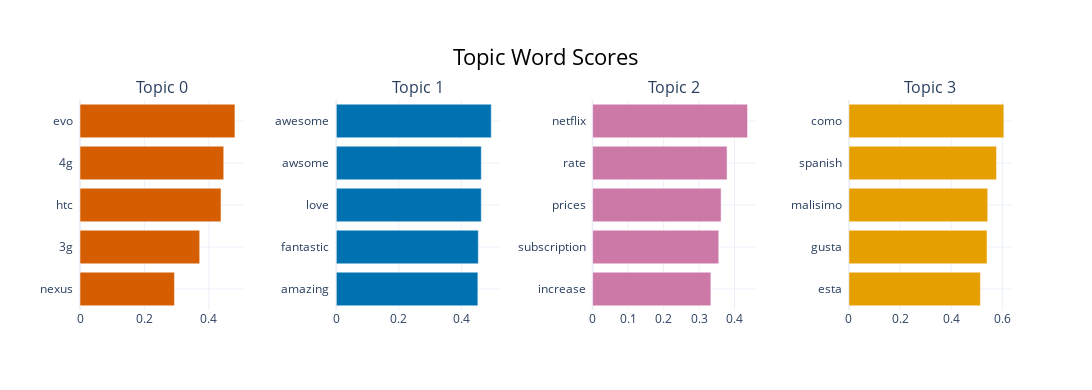

Source (notebook cell):
### Code cell
model.visualize_barchart(
    top_n_topics=10,
    width=300,
    height=300,
)

### Figure 1 — Plotly figure (JSON) as saved in the notebook; plotly's stock layout.template omitted (floating-point values rounded to 4 significant figures)
{"data": [{"marker": {"color": "#D55E00"}, "orientation": "h", "type": "bar", "x": [0.2931, 0.3715, 0.4376, 0.4461, 0.4808], "xaxis": "x", "y": ["nexus  ", "3g  ", "htc  ", "4g  ", "evo  "], "yaxis": "y"}, {"marker": {"color": "#0072B2"}, "orientation": "h", "type": "bar", "x": [0.4529, 0.4544, 0.4638, 0.4639, 0.4958], "xaxis": "x2", "y": ["amazing  ", "fantastic  ", "love  ", "awsome  ", "awesome  "], "yaxis": "y2"}, {"marker": {"color": "#CC79A7"}, "orientation": "h", "type": "bar", "x": [0.3333, 0.3555, 0.3622, 0.3789, 0.4367], "xaxis": "x3", "y": ["increase  ", "subscription  ", "prices  ", "rate  ", "netflix  "], "yaxis": "y3"}, {"marker": {"color": "#E69F00"}, "orientation": "h", "type": "bar", "x": [0.514, 0.5399, 0.5426, 0.5771, 0.6057], "xaxis": "x4", "y": ["esta  ", "gusta  ", "malisimo  ", "spanish  ", "como  "], "yaxis": "y4"}], "layout": {"annotations": [{"font": {"size": 16}, "showarrow": false, "text": "Topic 0", "x": 0.0875, "xanchor": "center", "xref": "paper", "y": 1, "yanchor": "bottom", "yref": "paper"}, {"font": {"size": 16}, "showarrow": false, "text": "Topic 1", "x": 0.3625, "xanchor": "center", "xref": "paper", "y": 1, "yanchor": "bottom", "yref": "paper"}, {"font": {"size": 16}, "showarrow": false, "text": "Topic 2", "x": 0.6375, "xanchor": "center", "xref": "paper", "y": 1, "yanchor": "bottom", "yref": "paper"}, {"font": {"size": 16}, "showarrow": false, "text": "Topic 3", "x": 0.9125, "xanchor": "center", "xref": "paper", "y": 1, "yanchor": "bottom", "yref": "paper"}], "height": 390, "hoverlabel": {"bgcolor": "white", "font": {"family": "Rockwell", "size": 16}}, "showlegend": false, "title": {"font": {"color": "Black", "size": 22}, "text": "Topic Word Scores", "x": 0.5, "xanchor": "center", "yanchor": "top"}, "width": 1200, "xaxis": {"anchor": "y", "domain": [0, 0.175], "showgrid": true}, "xaxis2": {"anchor": "y2", "domain": [0.275, 0.45], "showgrid": true}, "xaxis3": {"anchor": "y3", "domain": [0.55, 0.725], "showgrid": true}, "xaxis4": {"anchor": "y4", "domain": [0.825, 1], "showgrid": true}, "yaxis": {"anchor": "x", "domain": [0, 1], "showgrid": true}, "yaxis2": {"anchor": "x2", "domain": [0, 1], "showgrid": true}, "yaxis3": {"anchor": "x3", "domain": [0, 1], "showgrid": true}, "yaxis4": {"anchor": "x4", "domain": [0, 1], "showgrid": true}}}
